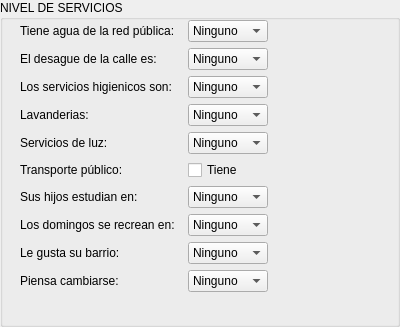
<?xml version="1.0" encoding="UTF-8"?>
<ui version="4.0">
 <class>ServiciosForm</class>
 <widget class="QGroupBox" name="ServiciosForm">
  <property name="geometry">
   <rect>
    <x>0</x>
    <y>0</y>
    <width>400</width>
    <height>327</height>
   </rect>
  </property>
  <property name="windowTitle">
   <string>Nivel de Servicios</string>
  </property>
  <property name="title">
   <string>NIVEL DE SERVICIOS</string>
  </property>
  <widget class="QWidget" name="">
   <property name="geometry">
    <rect>
     <x>20</x>
     <y>20</y>
     <width>248</width>
     <height>302</height>
    </rect>
   </property>
   <layout class="QFormLayout" name="formLayout">
    <item row="0" column="0">
     <widget class="QLabel" name="servAguaLbl">
      <property name="minimumSize">
       <size>
        <width>162</width>
        <height>0</height>
       </size>
      </property>
      <property name="maximumSize">
       <size>
        <width>162</width>
        <height>16777215</height>
       </size>
      </property>
      <property name="text">
       <string>Tiene agua de la red pública:</string>
      </property>
      <property name="buddy">
       <cstring>servAguaCmb</cstring>
      </property>
     </widget>
    </item>
    <item row="0" column="1">
     <widget class="QComboBox" name="servAguaCmb">
      <item>
       <property name="text">
        <string>Ninguno</string>
       </property>
      </item>
     </widget>
    </item>
    <item row="1" column="0">
     <widget class="QLabel" name="servDesagueLbl">
      <property name="minimumSize">
       <size>
        <width>162</width>
        <height>0</height>
       </size>
      </property>
      <property name="maximumSize">
       <size>
        <width>162</width>
        <height>16777215</height>
       </size>
      </property>
      <property name="text">
       <string>El desague de la calle es:</string>
      </property>
      <property name="buddy">
       <cstring>servDesagueCmb</cstring>
      </property>
     </widget>
    </item>
    <item row="1" column="1">
     <widget class="QComboBox" name="servDesagueCmb">
      <item>
       <property name="text">
        <string>Ninguno</string>
       </property>
      </item>
     </widget>
    </item>
    <item row="2" column="0">
     <widget class="QLabel" name="servHigieneLbl">
      <property name="minimumSize">
       <size>
        <width>162</width>
        <height>0</height>
       </size>
      </property>
      <property name="maximumSize">
       <size>
        <width>162</width>
        <height>16777215</height>
       </size>
      </property>
      <property name="text">
       <string>Los servicios higienicos son:</string>
      </property>
      <property name="buddy">
       <cstring>servHigieneCmb</cstring>
      </property>
     </widget>
    </item>
    <item row="2" column="1">
     <widget class="QComboBox" name="servHigieneCmb">
      <item>
       <property name="text">
        <string>Ninguno</string>
       </property>
      </item>
     </widget>
    </item>
    <item row="3" column="0">
     <widget class="QLabel" name="servLavanderiasLbl">
      <property name="minimumSize">
       <size>
        <width>162</width>
        <height>0</height>
       </size>
      </property>
      <property name="maximumSize">
       <size>
        <width>162</width>
        <height>16777215</height>
       </size>
      </property>
      <property name="text">
       <string>Lavanderias:</string>
      </property>
      <property name="buddy">
       <cstring>servLavanderiasCmb</cstring>
      </property>
     </widget>
    </item>
    <item row="3" column="1">
     <widget class="QComboBox" name="servLavanderiasCmb">
      <item>
       <property name="text">
        <string>Ninguno</string>
       </property>
      </item>
     </widget>
    </item>
    <item row="4" column="0">
     <widget class="QLabel" name="servLuzLbl">
      <property name="minimumSize">
       <size>
        <width>162</width>
        <height>0</height>
       </size>
      </property>
      <property name="maximumSize">
       <size>
        <width>162</width>
        <height>16777215</height>
       </size>
      </property>
      <property name="text">
       <string>Servicios de luz:</string>
      </property>
      <property name="buddy">
       <cstring>servLuzCmb</cstring>
      </property>
     </widget>
    </item>
    <item row="4" column="1">
     <widget class="QComboBox" name="servLuzCmb">
      <item>
       <property name="text">
        <string>Ninguno</string>
       </property>
      </item>
     </widget>
    </item>
    <item row="5" column="0">
     <widget class="QLabel" name="servTransporteLbl">
      <property name="minimumSize">
       <size>
        <width>162</width>
        <height>0</height>
       </size>
      </property>
      <property name="maximumSize">
       <size>
        <width>162</width>
        <height>16777215</height>
       </size>
      </property>
      <property name="text">
       <string>Transporte público:</string>
      </property>
     </widget>
    </item>
    <item row="5" column="1">
     <widget class="QCheckBox" name="servTransporteCheck">
      <property name="text">
       <string>Tiene</string>
      </property>
     </widget>
    </item>
    <item row="6" column="0">
     <widget class="QLabel" name="servEstudiosLbl">
      <property name="minimumSize">
       <size>
        <width>162</width>
        <height>0</height>
       </size>
      </property>
      <property name="maximumSize">
       <size>
        <width>162</width>
        <height>16777215</height>
       </size>
      </property>
      <property name="text">
       <string>Sus hijos estudian en:</string>
      </property>
      <property name="buddy">
       <cstring>servEstudiosCmb</cstring>
      </property>
     </widget>
    </item>
    <item row="6" column="1">
     <widget class="QComboBox" name="servEstudiosCmb">
      <item>
       <property name="text">
        <string>Ninguno</string>
       </property>
      </item>
     </widget>
    </item>
    <item row="7" column="0">
     <widget class="QLabel" name="servRecreoLbl">
      <property name="minimumSize">
       <size>
        <width>162</width>
        <height>0</height>
       </size>
      </property>
      <property name="maximumSize">
       <size>
        <width>162</width>
        <height>16777215</height>
       </size>
      </property>
      <property name="text">
       <string>Los domingos se recrean en:</string>
      </property>
      <property name="buddy">
       <cstring>servRecreoCmb</cstring>
      </property>
     </widget>
    </item>
    <item row="7" column="1">
     <widget class="QComboBox" name="servRecreoCmb">
      <item>
       <property name="text">
        <string>Ninguno</string>
       </property>
      </item>
     </widget>
    </item>
    <item row="8" column="0">
     <widget class="QLabel" name="servBarrioLbl">
      <property name="minimumSize">
       <size>
        <width>162</width>
        <height>0</height>
       </size>
      </property>
      <property name="maximumSize">
       <size>
        <width>162</width>
        <height>16777215</height>
       </size>
      </property>
      <property name="text">
       <string>Le gusta su barrio:</string>
      </property>
      <property name="buddy">
       <cstring>servBarrioCmb</cstring>
      </property>
     </widget>
    </item>
    <item row="8" column="1">
     <widget class="QComboBox" name="servBarrioCmb">
      <item>
       <property name="text">
        <string>Ninguno</string>
       </property>
      </item>
     </widget>
    </item>
    <item row="9" column="0">
     <widget class="QLabel" name="servCambioLbl">
      <property name="minimumSize">
       <size>
        <width>162</width>
        <height>0</height>
       </size>
      </property>
      <property name="maximumSize">
       <size>
        <width>162</width>
        <height>16777215</height>
       </size>
      </property>
      <property name="text">
       <string>Piensa cambiarse:</string>
      </property>
      <property name="buddy">
       <cstring>servCambioCmb</cstring>
      </property>
     </widget>
    </item>
    <item row="9" column="1">
     <widget class="QComboBox" name="servCambioCmb">
      <item>
       <property name="text">
        <string>Ninguno</string>
       </property>
      </item>
     </widget>
    </item>
   </layout>
  </widget>
 </widget>
 <resources/>
 <connections/>
</ui>
